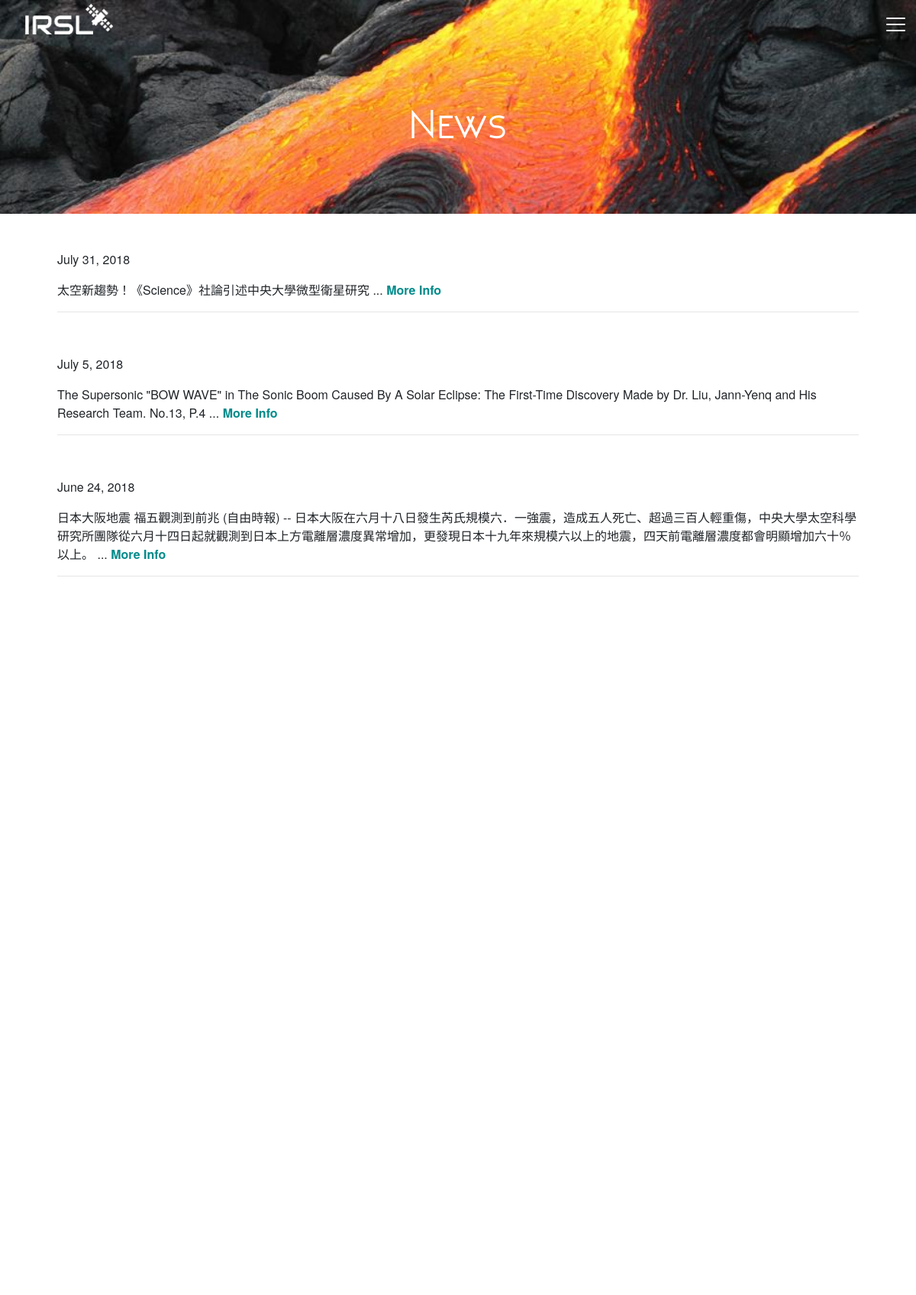
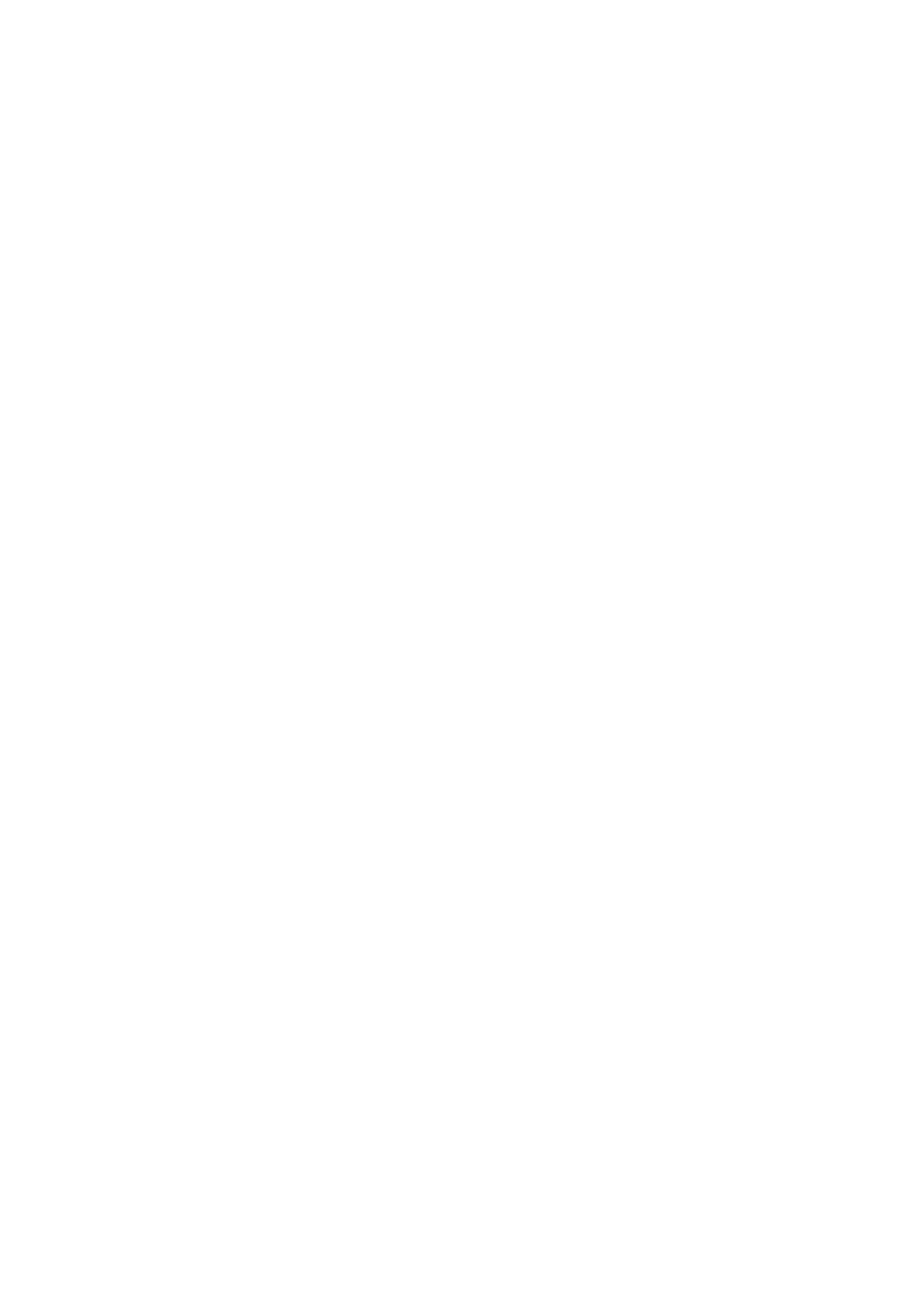
Page /news/ (upper part) on the committed database (2 pictures, top to bottom).
### news/models.py (models this page shows, shortened)
class News(models.Model):
	date = models.DateField();
	content = models.TextField(blank=True);
	more = models.URLField(blank=True);
	class Meta:
		verbose_name_plural = 'News'
		ordering = ['-date']

### news/views.py (the view)
# urls.py: path('news/', news, name='news'),
def news(request):
    newss = News.objects.all().order_by('-date')
    context = {
        'newss' : newss
    }
    return render(request, 'news.html', context)

### templates/news.html (shortened to what this page needs)
{% extends 'base.html' %}
{% block banner_title %} News {% endblock%}
{% block body_content %}
        <div class="content-fade container mb-5">
            <div class="row">
                <div class="col align-self-center text-left">
                    {% for news in newss %}
			<div class="hideme">
                        <p>{{news.date}}</p>
                        <p>{{news.content}}
				{% if news.more != '' %}
			          ...<a href={{news.more}} target="_blank"><strong> More Info </strong></a></p>
				{% endif %}
                        <hr class="s1"> <br>
			</div>
                    {% endfor %}
                </div>
            </div>
        </div>
{% endblock %}

### static/css/style.css (style rules this page uses)
body { font-family: "Helvetica Neue", Helvetica, Arial, "微軟正黑體", "微软雅黑", sans-serif; }
a { color: darkcyan; }
.hideme { opacity: 0; }
.content-fade { animation:fin 2s; }
.fadein { animation:fin 1s; opacity: 1 !important; }
@media only screen and (max-width : 1200px) and (min-width : 992px) { .container { width: 90%; } }

### rows in the picture
News: date "July 31, 2018", content "太空新趨勢！《Science》社論引述中央大學微型衛星研究"
News: date "July 5, 2018", content "The Supersonic \"BOW WAVE\" in The Sonic Boom Caused By A Solar Eclipse: The First-Time Discovery Made by Dr. Liu, Jann-Yenq and His Research Team. No.13, P.4"
News: date "June 24, 2018", content "日本大阪地震 福五觀測到前兆 (自由時報) -- 日本大阪在六月十八日發生芮氏規模六．一強震，造成五人死亡、超過三百人輕重傷，中央大學太空科學研究所團隊從六月十四日起就觀測到日本上方電離層濃度異常增加，更發現日本十九年來規模六以上的地震，四天前電離層濃度都會明顯增加六十％以上。"
